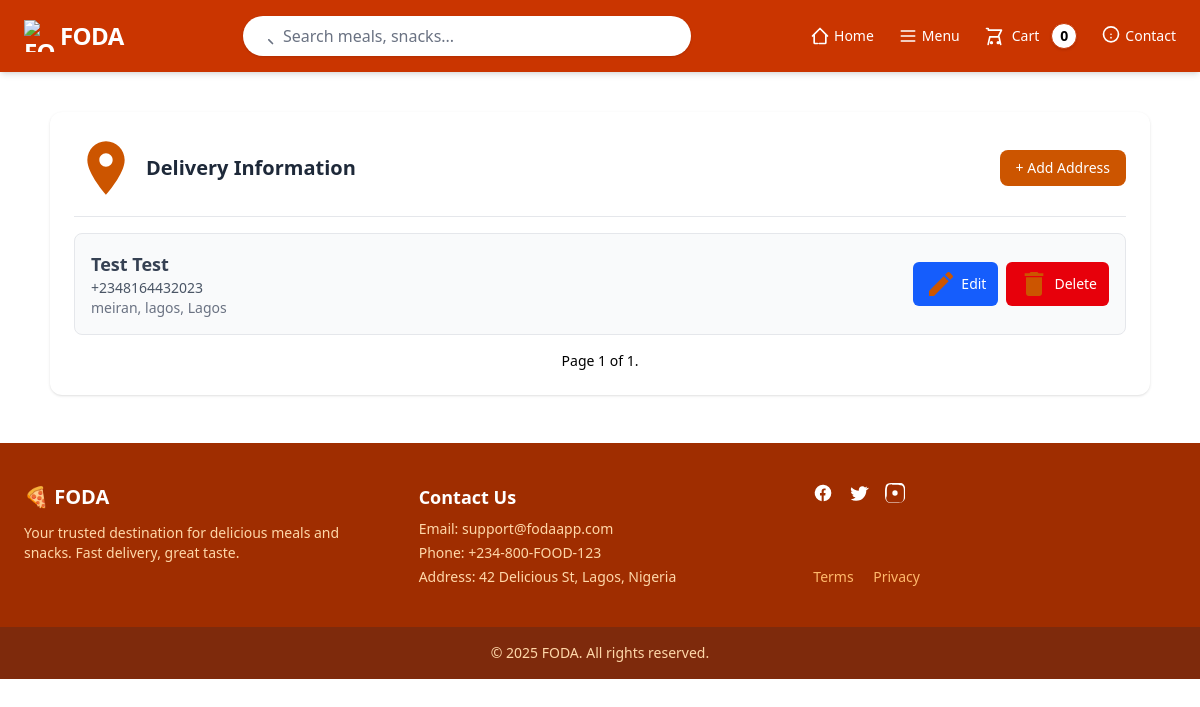
The page /dashboard/addresses/ (signed in) on the database its author committed.
### user/models.py (models this page shows, shortened)
class Address(models.Model):
    user = models.ForeignKey(User, related_name="address", on_delete=models.CASCADE)
    first_name = models.CharField(max_length=50)
    last_name = models.CharField(max_length=50)
    full_name = models.CharField(max_length=100)
    phone = PhoneNumberField(region="NG", null=True)
    street = models.CharField( max_length=50,)
    city = models.CharField( max_length=50)
    state = models.CharField(max_length=50)
    country = models.CharField( max_length=50)
    class Meta:
        verbose_name = "Address"
        verbose_name_plural = "Addresses"

### user/views.py (the view)
# urls.py: path("addresses/", views.AddressView.as_view(), name="address_list"),
class AddressView(LoginRequiredMixin, ListView):
    model = Address
    template_name = "user/address_list.html"
    paginate_by = 5
    context_object_name = "addresses"
    ordering = "-id"
    def get_queryset(self):
        queryset = super().get_queryset()
        return queryset.filter(user=self.request.user)

### cart/cart.py (called while the page is built)
    def __len__(self):
        return len(self.cart)

### cart/context_processors.py (called while the page is built)
def cart(request):
    return{
        'cart': Cart(request)
    }

### user/templates/user/address_list.html (shortened to what this page needs)
{% extends "base.html" %}
{% block content %}
<section class="w-11/12 max-w-6xl mx-auto bg-white rounded-xl shadow p-6 mb-6 mt-10">
  <div class="flex flex-col sm:flex-row justify-between items-center mb-4">
    <h1 class="flex items-center text-xl font-semibold text-gray-800 gap-2">
        <svg xmlns="http://www.w3.org/2000/svg" viewBox="0 0 24 24" fill="#CC5500" width="64" height="64" class="svg-icon">
            <path d="M12 2C8.13401 2 5 5.13401 5 9c0 5.25 7 13 7 13s7-7.75 7-13c0-3.86599-3.134-7-7-7zm0 9.5c-1.3807
            0-2.5-1.1193-2.5-2.5s1.1193-2.5 2.5-2.5 2.5 1.1193 2.5 2.5-1.1193 2.5-2.5 2.5z"/>
        </svg>
      Delivery Information
    </h1>
    <a href="{% url 'add_address' %}" class="btn-primary text-sm font-medium px-4 py-2 rounded-lg mt-4 sm:mt-0 transition">
      + Add Address
    </a>
  </div>
  <hr class="mb-4 border-gray-200" />
  {% if addresses %}
  <div class="grid gap-6">
    {% for address in addresses %}
    <div class="bg-gray-50 hover:shadow-md transition p-4 rounded-lg border border-gray-200 flex flex-col sm:flex-row justify-between items-start sm:items-center">
      <div>
        <h4 class="text-lg font-semibold text-gray-700">{{ address.full_name }}</h4>
        <p class="text-sm text-gray-600">{{ address.phone }}</p>
        <address class="not-italic text-gray-500 text-sm">
          {{ address.street }}, {{ address.city }}, {{ address.state }}
        </address>
      </div>
      <div class="flex gap-2 mt-4 sm:mt-0 text-sm">
        <a href="{% url 'edit_address' address.pk %}" class="inline-flex items-center gap-1 bg-blue-600 hover:bg-blue-700 text-white px-3 py-1.5 rounded-md transition">
            <svg xmlns="http://www.w3.org/2000/svg" fill="#CC5500" viewBox="0 0 24 24" class="size-8">
                <path d="M3 17.25V21h3.75l11-11.03-3.75-3.75L3 17.25zM20.71 7.04a1.004 1.004 0
                000-1.42l-2.34-2.34a1.004 1.004 0 00-1.42 0l-1.83 1.83 3.75 3.75 1.84-1.82z"/>
            </svg>
            Edit
        </a>
        <a href="{% url 'delete_address' address.pk %}" class="inline-flex items-center gap-1 bg-red-600 hover:bg-red-700 text-white px-3 py-1.5 rounded-md transition">
            <svg xmlns="http://www.w3.org/2000/svg" fill="#CC5500" viewBox="0 0 24 24" class="size-8">
                <path d="M6 19c0 1.1.9 2 2 2h8c1.1 0 2-.9 2-2V7H6v12zM19 4h-3.5l-1-1h-5l-1 1H5v2h14V4z"/>
            </svg>
            Delete
        </a>
      </div>
    </div>
    {% endfor %}
  </div>
  <div class="pagination flex gap-2 justify-center mt-4 text-sm items-center">
    <span class="step-links flex gap-2 items-center">
        <span class="current">
            Page {{ page_obj.number }} of {{ page_obj.paginator.num_pages }}.
        </span>
    </span>
  </div>
  {% endif %}
</section>
{% endblock content %}

### rows shown on the page
Address: full_name "Test Test", phone "+2348164432023", street "meiran", city "lagos", state "Lagos"

### other values the page prints
{{ cart|length }} "0"
{{ page_obj.number }} "1"
{{ page_obj.paginator.num_pages }} "1"
